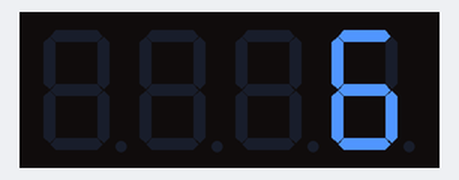
This sketch was run on a simulated Arduino Uno, built with avr-gcc and run on an emulated ATmega328P. Shown: 4-digit seven-segment display. Wiring (inferred from the names in the program): 4-digit 7-segment display, segments lit when HIGH: segments A0, A1, A2, pin 2, pin 4, pin 7, pin 8, pin 13; digit selects pin 5, pin 6, pin 9, pin 10. The segment pins are drawn as the display they are named for.

Above: at 0.1 s.
At 2.1 s:
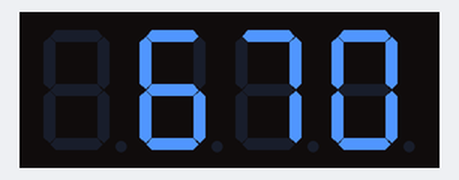
At 3.2 s:
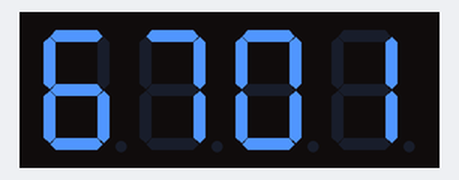
At 5.2 s:
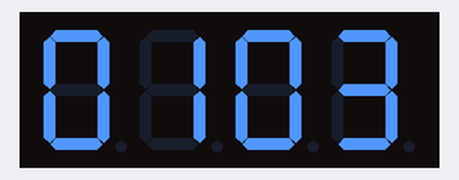
At 7.2 s:
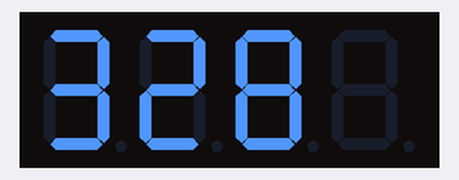
At 11.2 s:
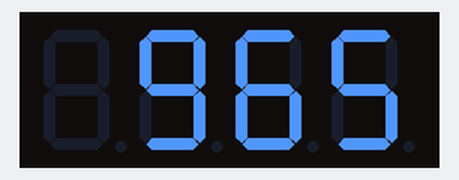

The sketch:

7Segmentex9.ino
```cpp
int segmentA = A0;
int segmentB = A1;
int segmentC = A2;
int segmentD = 2;
int segmentE = 4;
int segmentF = 7;
int segmentG = 8;
int segmentDP = 13;
int digit1 = 5;
int digit2 = 6;
int digit3 = 9;
int digit4 = 10;

int num[][4] = {
  {10,10,10,6},   // Display "   6"
  {10,10,6,7},    // Display "  67"
  {10,6,7,0},     // Display " 670"
  {6,7,0,1},      // Display "6701"
  {7,0,1,0},      // Display "7010"
  {0,1,0,3},      // Display "0103"
  {0,3,2,8},      // Display "0328"
  {3,2,8,10},     // Display "328 "
  {2,8,10,10},    // Display "28  "
  {8,10,10,10},   // Display "8   "
  {10,10,10,10},  // Display "    "
};

int frame = 0;
unsigned long time = 0;

void setup() {
  pinMode(segmentA, OUTPUT);
  pinMode(segmentB, OUTPUT);
  pinMode(segmentC, OUTPUT);
  pinMode(segmentD, OUTPUT);
  pinMode(segmentE, OUTPUT);
  pinMode(segmentF, OUTPUT);
  pinMode(segmentG, OUTPUT);
  pinMode(segmentDP, OUTPUT);
  pinMode(digit1, OUTPUT);
  pinMode(digit2, OUTPUT);
  pinMode(digit3, OUTPUT);
  pinMode(digit4, OUTPUT);
}

void loop() {
  displayNumber(frame);

  if(millis() - time > 1000){
    frame++;
    if(frame > 11) frame = 0;
    time = millis();
  }
}

void displayNumber(int f) {
  for (int digit = 1; digit <= 4; digit++) {
    switch (digit) {
      case 1:
        digitalWrite(digit1, HIGH);
        break;
      case 2:
        digitalWrite(digit2, HIGH);
        break;
      case 3:
        digitalWrite(digit3, HIGH);
        break;
      case 4:
        digitalWrite(digit4, HIGH);
        break;
    }
    displaySegment(num[f][digit-1]);  // Display the current number on the 7-segment display
    delay(5);  // Small delay to stabilize the display
    digitalWrite(digit1, LOW);
    digitalWrite(digit2, LOW);
    digitalWrite(digit3, LOW);
    digitalWrite(digit4, LOW);
  }
}

void displaySegment(int numberToDisplay) {
  switch (numberToDisplay) {
    case 0:
      digitalWrite(segmentA, HIGH);
      digitalWrite(segmentB, HIGH);
      digitalWrite(segmentC, HIGH);
      digitalWrite(segmentD, HIGH);
      digitalWrite(segmentE, HIGH);
      digitalWrite(segmentF, HIGH);
      digitalWrite(segmentG, LOW);
      break;
    case 1:
      digitalWrite(segmentA, LOW);
      digitalWrite(segmentB, HIGH);
      digitalWrite(segmentC, HIGH);
      digitalWrite(segmentD, LOW);
      digitalWrite(segmentE, LOW);
      digitalWrite(segmentF, LOW);
      digitalWrite(segmentG, LOW);
      break;
    case 2:
      digitalWrite(segmentA, HIGH);
      digitalWrite(segmentB, HIGH);
      digitalWrite(segmentC, LOW);
      digitalWrite(segmentD, HIGH);
      digitalWrite(segmentE, HIGH);
      digitalWrite(segmentF, LOW);
      digitalWrite(segmentG, HIGH);
      break;
    case 3:
      digitalWrite(segmentA, HIGH);
      digitalWrite(segmentB, HIGH);
      digitalWrite(segmentC, HIGH);
      digitalWrite(segmentD, HIGH);
      digitalWrite(segmentE, LOW);
      digitalWrite(segmentF, LOW);
      digitalWrite(segmentG, HIGH);
      break;
    case 4:
      digitalWrite(segmentA, LOW);
      digitalWrite(segmentB, HIGH);
      digitalWrite(segmentC, HIGH);
      digitalWrite(segmentD, LOW);
      digitalWrite(segmentE, LOW);
      digitalWrite(segmentF, HIGH);
      digitalWrite(segmentG, HIGH);
      break;
    case 5:
      digitalWrite(segmentA, HIGH);
      digitalWrite(segmentB, LOW);
      digitalWrite(segmentC, HIGH);
      digitalWrite(segmentD, HIGH);
      digitalWrite(segmentE, LOW);
      digitalWrite(segmentF, HIGH);
      digitalWrite(segmentG, HIGH);
      break;
    case 6:
      digitalWrite(segmentA, HIGH);
      digitalWrite(segmentB, LOW);
      digitalWrite(segmentC, HIGH);
      digitalWrite(segmentD, HIGH);
      digitalWrite(segmentE, HIGH);
      digitalWrite(segmentF, HIGH);
      digitalWrite(segmentG, HIGH);
      break;
    case 7:
      digitalWrite(segmentA, HIGH);
      digitalWrite(segmentB, HIGH);
      digitalWrite(segmentC, HIGH);
      digitalWrite(segmentD, LOW);
      digitalWrite(segmentE, LOW);
      digitalWrite(segmentF, LOW);
      digitalWrite(segmentG, LOW);
      break;
    case 8:
      digitalWrite(segmentA, HIGH);
      digitalWrite(segmentB, HIGH);
      digitalWrite(segmentC, HIGH);
      digitalWrite(segmentD, HIGH);
      digitalWrite(segmentE, HIGH);
      digitalWrite(segmentF, HIGH);
      digitalWrite(segmentG, HIGH);
      break;
    case 9:
      digitalWrite(segmentA, HIGH);
      digitalWrite(segmentB, HIGH);
      digitalWrite(segmentC, HIGH);
      digitalWrite(segmentD, HIGH);
      digitalWrite(segmentE, LOW);
      digitalWrite(segmentF, HIGH);
      digitalWrite(segmentG, HIGH);
      break;
    case 10:  // Display nothing
      digitalWrite(segmentA, LOW);
      digitalWrite(segmentB, LOW);
      digitalWrite(segmentC, LOW);
      digitalWrite(segmentD, LOW);
      digitalWrite(segmentE, LOW);
      digitalWrite(segmentF, LOW);
      digitalWrite(segmentG, LOW);
      break;
  }
}
```

Measured:
- by itself, everything shown: repeats every 12.1 s, in 12 steps
- what the display in image 0 shows lasts 1.1 s, from 0.0 s to 1.1 s
